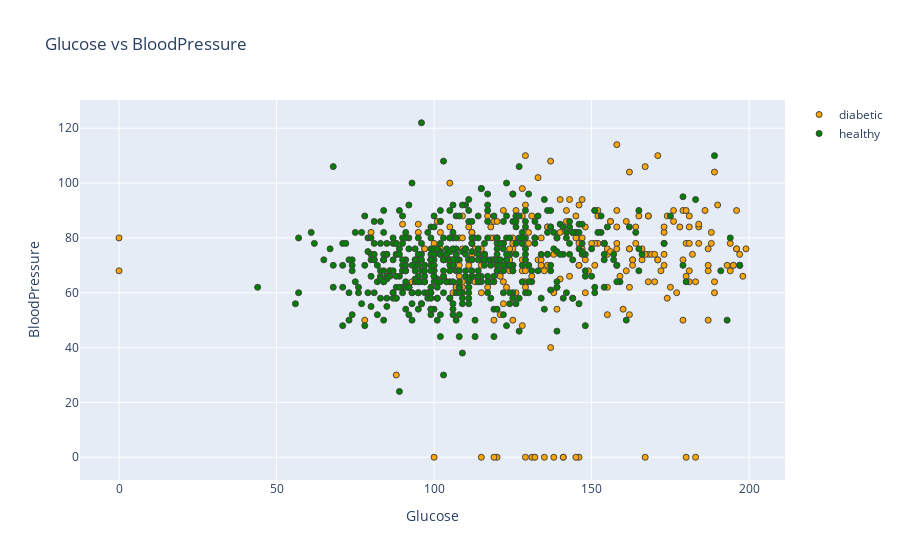

Write notebook code for a chart like this one.
### Code cell
plot_feat1_feat2('Glucose','BloodPressure')

### Figure 1 — Plotly figure (JSON) as saved in the notebook; plotly's stock layout.template omitted (floating-point values rounded to 4 significant figures; data arrays with more than 128 entries replaced by an {"elided": "..."} marker saying what was removed)
{"data": [{"marker": {"color": "orange", "line": {"width": 1}}, "mode": "markers", "name": "diabetic", "type": "scatter", "x": {"elided": "268 int values"}, "y": {"elided": "268 int values"}}, {"marker": {"color": "green", "line": {"width": 1}}, "mode": "markers", "name": "healthy", "type": "scatter", "x": {"elided": "500 int values"}, "y": {"elided": "500 int values"}}], "layout": {"title": {"text": "Glucose vs BloodPressure"}, "xaxis": {"title": {"text": "Glucose"}, "zeroline": false}, "yaxis": {"title": {"text": "BloodPressure"}, "zeroline": false}}}
